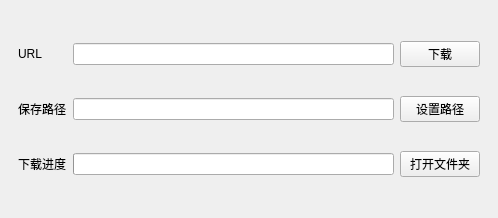
<?xml version="1.0" encoding="UTF-8"?>
<ui version="4.0">
 <class>Form</class>
 <widget class="QWidget" name="Form">
  <property name="geometry">
   <rect>
    <x>0</x>
    <y>0</y>
    <width>498</width>
    <height>218</height>
   </rect>
  </property>
  <property name="windowTitle">
   <string>Form</string>
  </property>
  <layout class="QGridLayout" name="gridLayout">
   <property name="leftMargin">
    <number>0</number>
   </property>
   <property name="topMargin">
    <number>0</number>
   </property>
   <property name="rightMargin">
    <number>0</number>
   </property>
   <property name="bottomMargin">
    <number>0</number>
   </property>
   <item row="0" column="0">
    <widget class="SimpleCardWidget" name="SimpleCardWidget">
     <layout class="QVBoxLayout" name="verticalLayout">
      <item>
       <widget class="QWidget" name="widget" native="true">
        <layout class="QGridLayout" name="gridLayout_2">
         <item row="1" column="0">
          <widget class="BodyLabel" name="BodyLabel">
           <property name="text">
            <string>URL</string>
           </property>
          </widget>
         </item>
         <item row="1" column="1">
          <widget class="LineEdit" name="LineEdit_3"/>
         </item>
         <item row="2" column="1">
          <widget class="LineEdit" name="LineEdit"/>
         </item>
         <item row="1" column="2">
          <widget class="PrimaryPushButton" name="PrimaryPushButton">
           <property name="text">
            <string>下载</string>
           </property>
          </widget>
         </item>
         <item row="3" column="0">
          <widget class="BodyLabel" name="BodyLabel_3">
           <property name="text">
            <string>下载进度</string>
           </property>
          </widget>
         </item>
         <item row="3" column="2">
          <widget class="PrimaryPushButton" name="PrimaryPushButton_3">
           <property name="text">
            <string>打开文件夹</string>
           </property>
          </widget>
         </item>
         <item row="2" column="2">
          <widget class="PrimaryPushButton" name="PrimaryPushButton_2">
           <property name="text">
            <string>设置路径</string>
           </property>
          </widget>
         </item>
         <item row="2" column="0">
          <widget class="BodyLabel" name="BodyLabel_2">
           <property name="text">
            <string>保存路径</string>
           </property>
          </widget>
         </item>
         <item row="3" column="1">
          <widget class="ProgressBar" name="ProgressBar"/>
         </item>
        </layout>
       </widget>
      </item>
     </layout>
    </widget>
   </item>
  </layout>
 </widget>
 <customwidgets>
  <customwidget>
   <class>PushButton</class>
   <extends>QPushButton</extends>
   <header>qfluentwidgets</header>
  </customwidget>
  <customwidget>
   <class>PrimaryPushButton</class>
   <extends>PushButton</extends>
   <header>qfluentwidgets</header>
  </customwidget>
  <customwidget>
   <class>CardWidget</class>
   <extends>QFrame</extends>
   <header>qfluentwidgets</header>
   <container>1</container>
  </customwidget>
  <customwidget>
   <class>SimpleCardWidget</class>
   <extends>CardWidget</extends>
   <header>qfluentwidgets</header>
   <container>1</container>
  </customwidget>
  <customwidget>
   <class>BodyLabel</class>
   <extends>QLabel</extends>
   <header>qfluentwidgets</header>
  </customwidget>
  <customwidget>
   <class>ProgressBar</class>
   <extends>QProgressBar</extends>
   <header>qfluentwidgets</header>
  </customwidget>
  <customwidget>
   <class>LineEdit</class>
   <extends>QLineEdit</extends>
   <header>qfluentwidgets</header>
  </customwidget>
 </customwidgets>
 <resources/>
 <connections/>
</ui>
